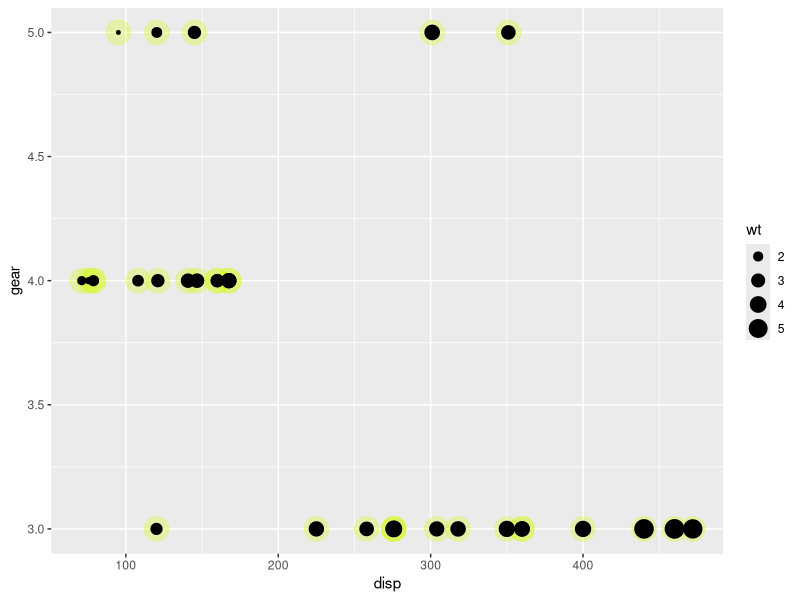
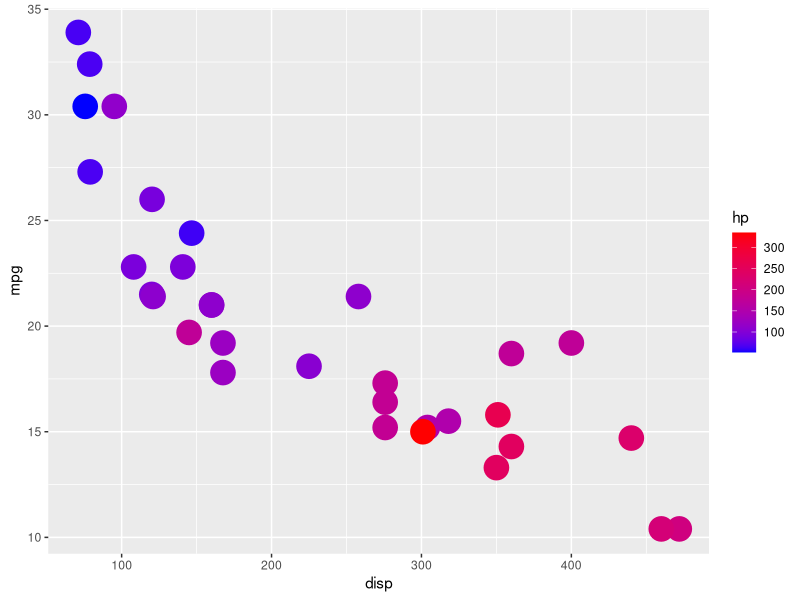

Source code (R) for these figures, in order:
#scatterplots
# 2 variables continuas

library(ggplot2)
coches = mtcars 
head(coches)

#plot variables x, y
grafico = ggplot(coches, aes(x=disp, y= gear))
#colores y tamaño
grafico = grafico + geom_point(size=8, alpha= .3, color='#d6fa11')
#referncia variable 3 
grafico = grafico + geom_point(aes(size=wt))
print(grafico)

#
#manejo de gradientes
grafico = ggplot(coches, aes(x=disp, y= mpg))
#color en funcion a otra columna
grafico = grafico + geom_point(size= 8, aes(color=hp))
#degraddo de color por la variable hp
grafico = grafico + scale_color_gradient(low= 'blue', high='red')
print(grafico)

